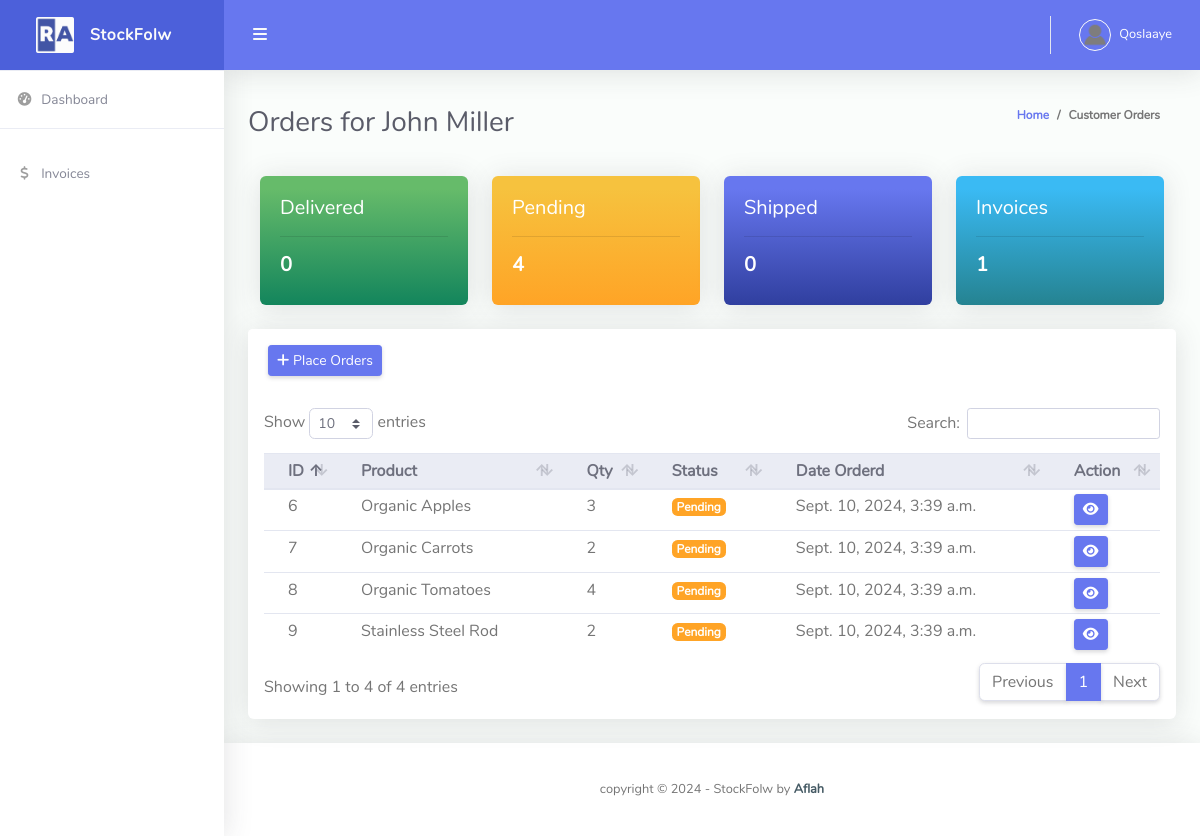
/customer/2/ (signed in), run on an earlier commit of the app's database.
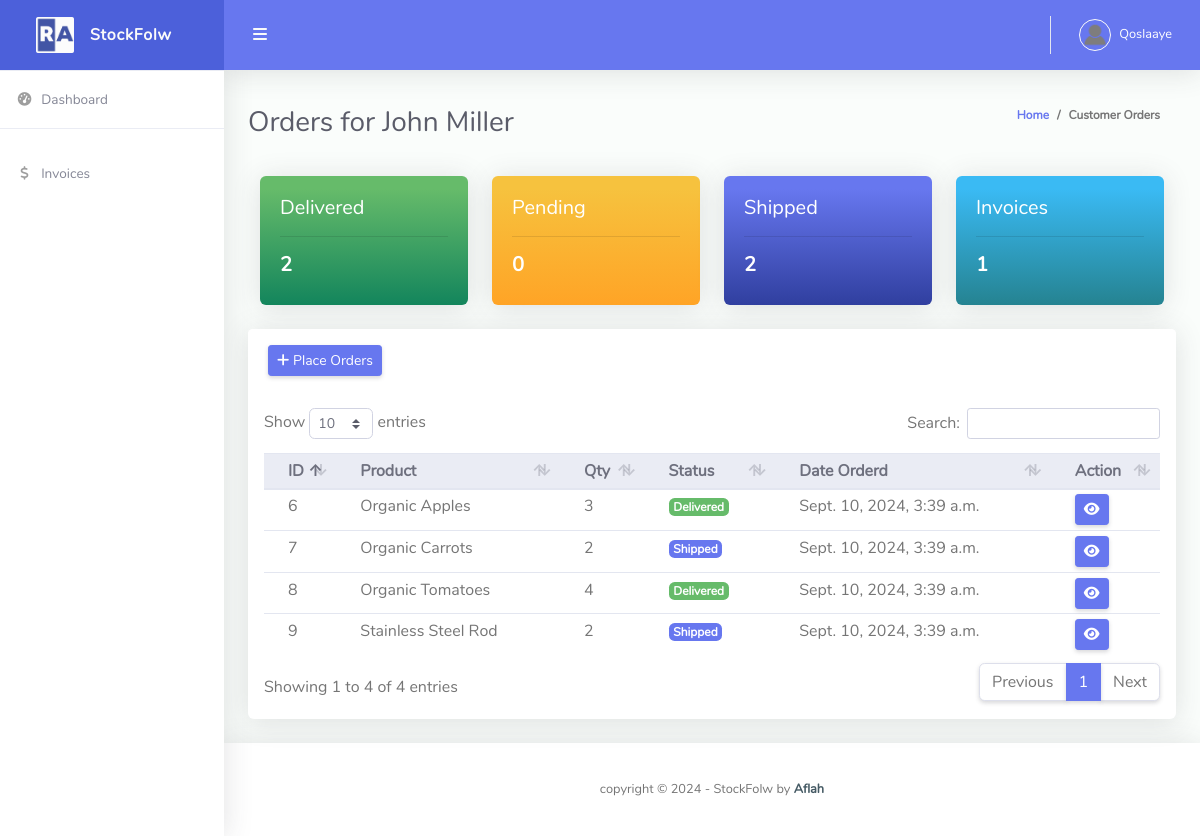
And on a later commit of the database.
### stockflow/models.py (models this page shows, shortened)
class Customer(models.Model):
    user = models.OneToOneField(User, null=True, blank=True, on_delete=models.CASCADE)
    name = models.CharField(max_length=200, null=True, blank=True)
    phone = models.CharField(max_length=200, null=True, blank=True)
    email = models.EmailField(max_length=200, null=True, blank=True)
    address = models.TextField(null=True, blank=True)
    profile_pic = models.ImageField(default="profile1.png", null=True, blank=True)
    date_created = models.DateTimeField(auto_now_add=True, null=True, blank=True)

class Order(models.Model):
    STATUS = (
        ('Pending', 'Pending'),
        ('Shipped', 'Shipped'),
        ('Delivered', 'Delivered'),
    )
    customer = models.ForeignKey(Customer, on_delete=models.CASCADE)
    product = models.ForeignKey(Product, on_delete=models.CASCADE)
    quantity = models.PositiveIntegerField(default=1)
    status = models.CharField(max_length=200, choices=STATUS, default='Pending')
    date_created = models.DateTimeField(auto_now_add=True)

class Product(models.Model):
    name = models.CharField(max_length=200)
    description = models.TextField(blank=True, null=True)
    price = models.DecimalField(max_digits=10, decimal_places=2)
    quantity = models.PositiveIntegerField(default=0)
    category = models.ForeignKey(Category, on_delete=models.CASCADE)
    supplier = models.ForeignKey(Supplier, on_delete=models.CASCADE)
    created_at = models.DateTimeField(auto_now_add=True)
    updated_at = models.DateTimeField(auto_now=True)
    def __str__(self):
        return self.name

### stockflow/decorators.py (the view)
		def wrapper_func(request, *args, **kwargs):
			group = None
			if request.user.groups.exists():
				group = request.user.groups.all()[0].name
			if group in allowed_roles:
				return view_func(request, *args, **kwargs)
			else:
				return redirect('/')

### templates/customer_orders.html (shortened to what this page needs)
{% extends 'base.html' %}
{% block content %}
<div class="container-fluid" id="container-wrapper">
    <div class="d-sm-flex align-items-center justify-content-between mb-4">
        <h1 class="h3 mb-0 text-gray-800">Orders for {{ customer.name }}</h1>
        <ol class="breadcrumb">
            <li class="breadcrumb-item"><a href="{% url 'home' %}">Home</a></li>
            <li class="breadcrumb-item">Customer Orders</li>
        </ol>
    </div>
    <div class="col-lg-12">
        <div class="row">
            <div class="col-xl-3 col-md-6 mb-4">
                <div class="card bg-gradient-success font-weight-bold text-white">
                    <div class="h5 card-body">
                        Delivered
                        <hr>
                        <div class="font-weight-bold text-white">{{delivered_orders}}</div>
                    </div>
                </div>
            </div>
            <div class="col-xl-3 col-md-6 mb-4">
                <div class="card bg-gradient-warning font-weight-bold text-white">
                    <div class="h5 card-body">
                        Pending
                        <hr>
                        <div class="font-weight-bold text-white">{{ pending_orders }}</div>
                    </div>
                </div>
            </div>
            <div class="col-xl-3 col-md-6 mb-4">
                <div class="card bg-gradient-primary font-weight-bold text-white">
                    <div class="h5 card-body">
                        Shipped
                        <hr>
                        <div class="font-weight-bold text-white">{{ shipped_orders }}</div>
                    </div>
                </div>
            </div>
            <div class="col-xl-3 col-md-6 mb-4">
                <div class="card bg-gradient-info font-weight-bold text-white">
                    <div class="h5 card-body">
                        Invoices
                        <hr>
                        <div class="font-weight-bold text-white">{{ invoices }}</div>
                    </div>
                </div>
            </div>
        </div>
    </div>
    <div class="row">
        <div class="col-lg-12">
            <div class="card mb-4">
                <div class="card-header py-3 d-flex flex-row align-items-center justify-content-between">
                    <a href="{% url 'multiple_orders' customer.id %}" class="btn btn-sm btn-primary">
                        <i class="fas fa-plus"></i>
                        Place Orders
                    </a>
                </div>
                <div class="table-responsive p-3">
                    <table class="table align-items-center table-flush table-hover table-sm" id="dataTableHover">
                        <thead class="thead-light">
                            <tr>
                                <th>ID</th>
                                <th>Product</th>
                                <th>Qty</th>
                                <th>Status</th>
                                <th>Date Orderd</th>
                                <th>Action</th>
                            </tr>
                        </thead>
                        <tbody>
                            {% for order in orders %}
                            <tr>
                                <td>{{ order.id }}</td>
                                <td>{{ order.product }}</td>
                                <td>{{ order.quantity }}</td>
                                <td>
                                    {% if order.status == 'Pending' %}
                                    <span class="badge badge-warning">{{ order.status }}</span>
                                    {% elif order.status == 'Shipped' %}
                                    <span class="badge badge-primary">{{ order.status }}</span>
                                    {% elif order.status == 'Delivered' %}
                                    <span class="badge badge-success">{{ order.status }}</span>
                                    {% elif order.status == 'Cancelled' %}
                                    <span class="badge badge-danger">{{ order.status }}</span>
                                    {% endif %}
                                </td>
                                <td>{{ order.date_created}}</td>
                                <td>
                                    <a href="{% url 'update_order' order.id %}" class="btn btn-sm btn-primary">
                                        <i class="fas fa-eye"></i>
                                    </a>
                                </td>
                            </tr>
                            {% endfor %}
                        </tbody>
                    </table>
                </div>
            </div>
        </div>
    </div>
</div>
{% endblock %}

### templates/base.html (shortened to what this page needs)
{% load static %}
<!DOCTYPE html>
<html lang="en">
<head>
  <link href="https://cdnjs.cloudflare.com/ajax/libs/font-awesome/6.0.0-beta3/css/all.min.css" rel="stylesheet" type="text/css">
  <link href="{% static 'vendor/bootstrap/css/bootstrap.min.css' %}" rel="stylesheet" type="text/css">
  <link href="{% static 'css/ruang-admin.min.css' %}" rel="stylesheet">
  <link href="{% static 'vendor/datatables/dataTables.bootstrap4.min.css' %}" rel="stylesheet">
  </head>
<body id="page-top">
  <div id="wrapper">
    {% include 'partials/sidebar.html' %}
    <div id="content-wrapper" class="d-flex flex-column">
      <div id="content">
        {% include 'partials/topbar.html' %}
        {% block content %}
        {% endblock %}
      </div>
      {% include 'partials/footer.html' %}
    </div>
  </div>
</body>
</html>

### templates/partials/sidebar.html (shortened to what this page needs)
{% load static %}
<ul class="navbar-nav sidebar sidebar-light accordion" id="accordionSidebar">
    <a class="sidebar-brand d-flex align-items-center justify-content-center" href="/">
        <div class="sidebar-brand-icon">
            <img src="{% static 'img/logo/logo2.png' %}">
        </div>
        <div class="sidebar-brand-text mx-3">StockFolw</div>
    </a>
    <hr class="sidebar-divider my-0">
    <li class="nav-item {% if request.path == '/' %}active{% endif %}">
        <a class="nav-link" href="/">
            <i class="fas fa-fw fa-tachometer-alt"></i>
            <span>Dashboard</span></a>
    </li>
    <hr class="sidebar-divider">
    <li class="nav-item {% if request.path == '/invoice/' %}active{% endif %}">
        <a class="nav-link" href="{% url 'invoice' %}">
            <i class="fas fa-fw fa-dollar-sign"></i>
            <span>Invoices</span>
        </a>
    </li>
</ul>

### templates/partials/topbar.html (shortened to what this page needs)
{% load static %}
<nav class="navbar navbar-expand navbar-light bg-navbar topbar mb-4 static-top">
    <button id="sidebarToggleTop" class="btn btn-link rounded-circle mr-3">
        <i class="fa fa-bars"></i>
    </button>
    <ul class="navbar-nav ml-auto">
        <li class="nav-item dropdown no-arrow">
            <a class="nav-link dropdown-toggle" href="#" id="userDropdown" role="button" data-toggle="dropdown"
                aria-haspopup="true" aria-expanded="false">
                {% if request.user.customer.profile_pic %}
                <img class="img-profile rounded-circle" src="{{request.user.customer.profile_pic.url}}"
                    style="max-width: 60px">
                {% else %}
                <img class="img-profile rounded-circle" src="{% static 'img/Testro.jpg' %}" style="max-width: 60px">
                {% endif %}
                <span class="ml-2 d-none d-lg-inline text-white small">{{request.user}}</span>
            </a>
        </li>
    </ul>
</nav>

### templates/partials/footer.html
<footer class="sticky-footer bg-white">
    <div class="container my-auto py-2">
        <div class="copyright text-center my-auto">
            <span>copyright &copy;
                <script> document.write(new Date().getFullYear()); </script> - StockFolw by
                <b><a href="#" target="_blank">Aflah</a></b>
            </span>
        </div>
    </div>
</footer>

What changed in the data, as far as the page shows it:
changed Order "Organic Apples": status "Pending" → "Delivered"
changed Order "Organic Carrots": status "Pending" → "Shipped"
changed Order "Organic Tomatoes": status "Pending" → "Delivered"
changed Order "Stainless Steel Rod": status "Pending" → "Shipped"
Also different on the page:
{{ delivered_orders }}: "0" → "2"
{{ pending_orders }}: "4" → "0"
{{ shipped_orders }}: "0" → "2"
